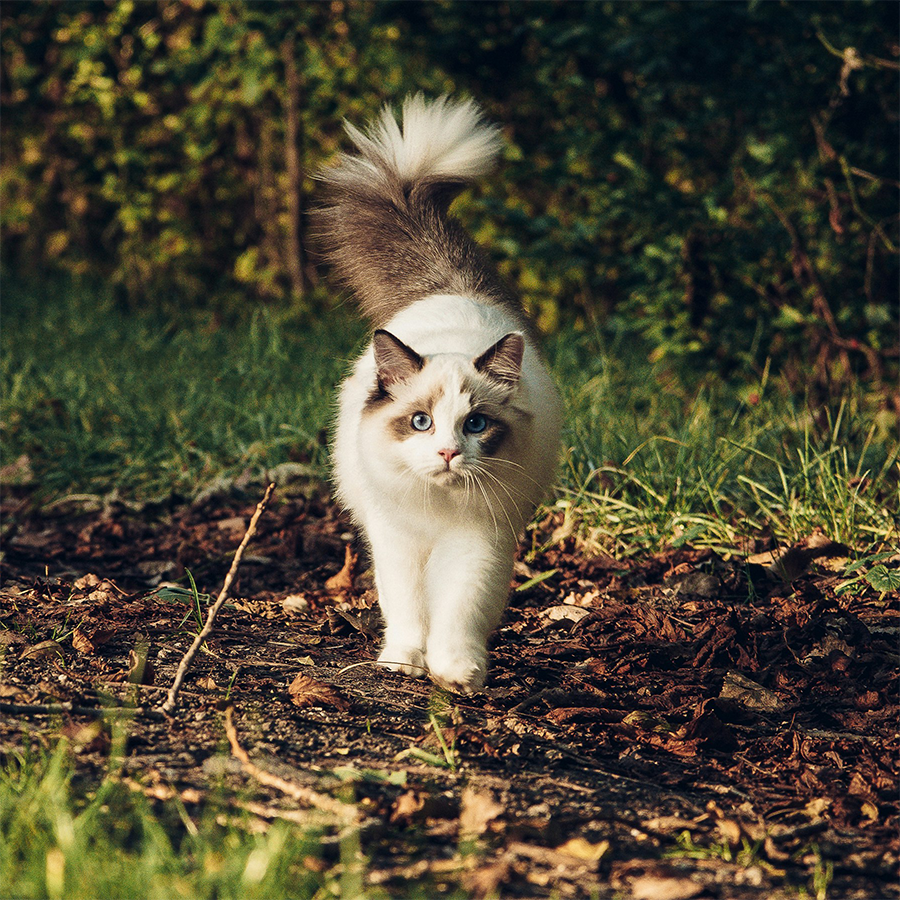
#> input picture testimg/meow_900p.bmp, 900 x 900 px, found by its file name
$ python DCT.py
#> lines starting #> are read from the running program, lines starting #| are printed output that depends on the picture
import numpy as np
from PIL import Image
import cv2
import pickle

# DCT and IDCT


def dct_2d(matrix):
    return cv2.dct(np.float32(matrix))


def idct_2d(matrix):
    return cv2.idct(np.float32(matrix))

# Quantization and Dequantization


def quantize(block, q_matrix):
    return np.round(block / q_matrix)


def dequantize(block, q_matrix):
    return block * q_matrix

# Zigzag Scan


def zigzag(input_matrix):
    h, w = input_matrix.shape
    result = np.empty(h * w, dtype=input_matrix.dtype)
    index = -1
    bound = h + w - 1

    for k in range(bound):
        if k % 2 == 0:
            i = min(k, h - 1)
            while i >= 0 and k - i < w:
                index += 1
                result[index] = input_matrix[i, k - i]
                i -= 1
        else:
            j = min(k, w - 1)
            while j >= 0 and k - j < h:
                index += 1
                result[index] = input_matrix[k - j, j]
                j -= 1

    return result


def inverse_zigzag(input_vector, h, w):
    result = np.empty((h, w), dtype=input_vector.dtype)
    index = -1
    bound = h + w - 1

    for k in range(bound):
        if k % 2 == 0:
            i = min(k, h - 1)
            while i >= 0 and k - i < w:
                index += 1
                result[i, k - i] = input_vector[index]
                i -= 1
        else:
            j = min(k, w - 1)
            while j >= 0 and k - j < h:
                index += 1
                result[k - j, j] = input_vector[index]
                j -= 1

    return result

# Image to Blocks and Blocks to Image


def image_to_blocks(image):
    blocks = []
    width, height = image.size
    for i in range(0, width, 8):
        for j in range(0, height, 8):
            block = image.crop((i, j, i + 8, j + 8))
            blocks.append(np.array(block))
    return blocks


def blocks_to_image(blocks, width, height):
    image = Image.new('L', (width, height))
    k = 0
    for i in range(0, width, 8):
        for j in range(0, height, 8):
            block = Image.fromarray(np.uint8(blocks[k]))
            image.paste(block, (i, j))
            k += 1
    return image


# Quantization Matrix
Q_base = np.array([
    [16, 11, 10, 16, 24, 40, 51, 61],
    [12, 12, 14, 19, 26, 58, 60, 55],
    [14, 13, 16, 24, 40, 57, 69, 56],
    [14, 17, 22, 29, 51, 87, 80, 62],
    [18, 22, 37, 56, 68, 109, 103, 77],
    [24, 35, 55, 64, 81, 104, 113, 92],
    [49, 64, 78, 87, 103, 121, 120, 101],
    [72, 92, 95, 98, 112, 100, 103, 99]
])


def scale_quant_matrix(quality):
    if quality < 50:
        scale = 5000 / quality
    else:
        scale = 200 - 2 * quality
    q_matrix = np.floor((Q_base * scale + 50) / 100)
    q_matrix[q_matrix == 0] = 1  # prevent division by zero
    return q_matrix

# Encode image to .bin file


def encode_image_to_bin(image_path, bin_path, quality=50):
#> called with image_path = './testimg/meow_900p.bmp', bin_path = './output/compressed_dct_image.bin', quality = 95
    image = Image.open(image_path).convert('L')
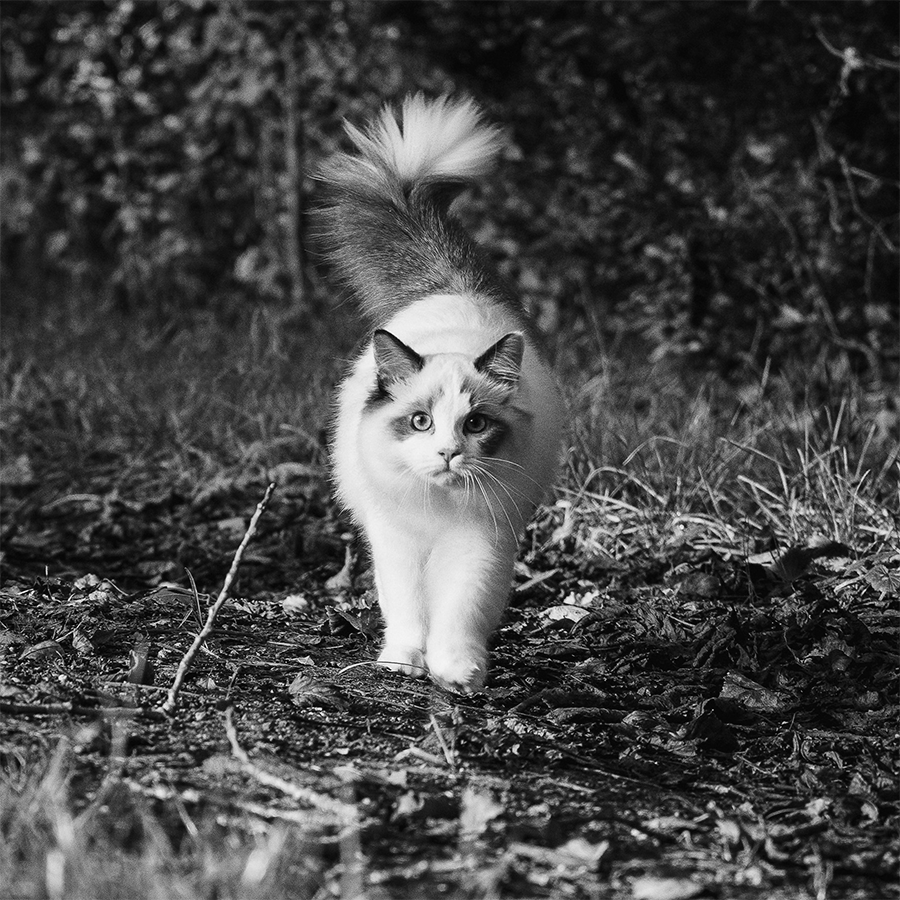
#> image: PIL image 900x900 L; min 0, max 255, mean 70.2
    width, height = image.size
#> width = 900; height = 900
    blocks = image_to_blocks(image)
#> after the loop in image_to_blocks, `for i in range(0, width, 8):`: blocks = 12769 items
#> blocks = 12769 items
    Q = scale_quant_matrix(quality)

    dct_blocks = []
    for block in blocks:
        dct_block = dct_2d(block - 128)
        q_block = quantize(dct_block, Q)
        zigzag_block = zigzag(q_block)
        dct_blocks.append(zigzag_block)
#> after the loop, dct_blocks = 12769 items

    with open(bin_path, 'wb') as bin_file:
        pickle.dump((dct_blocks, width, height), bin_file)

# Decode .bin file to image


def decode_bin_to_image(bin_path, output_image_path, quality=50):
#> called with bin_path = './output/compressed_dct_image.bin', output_image_path = './output/output_dct_image.bmp', quality = 50
    with open(bin_path, 'rb') as bin_file:
        dct_blocks, width, height = pickle.load(bin_file)

    Q = scale_quant_matrix(quality)
    blocks = []
    for dct_block in dct_blocks:
        q_block = inverse_zigzag(dct_block, 8, 8)
        dequant_block = dequantize(q_block, Q)
        idct_block = idct_2d(dequant_block) + 128
        blocks.append(np.clip(idct_block, 0, 255).astype(np.uint8))
#> after the loop, blocks = 12769 items

    image = blocks_to_image(blocks, width, height)
#> in blocks_to_image, `image = Image.new('L', (width, height))`: image: PIL image 900x900 L; every value is 0
#> after the loop in blocks_to_image, `for i in range(0, width, 8):`:
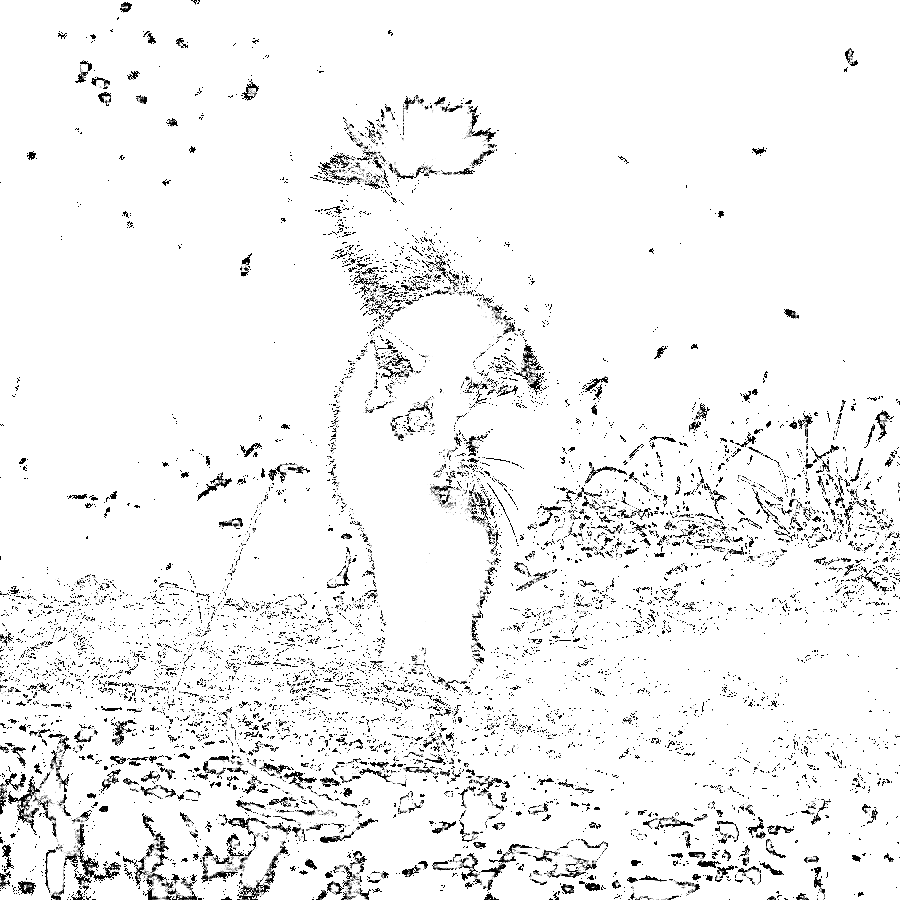
#> image: PIL image 900x900 L; min 0, max 255, mean 241.7
#> after the loop in blocks_to_image, `for i in range(0, width, 8):`: k = 12769
    image.save(output_image_path)


# Example usage
if __name__ == "__main__":
    input_image_path = './testimg/meow_900p.bmp'
    compressed_bin_path = './output/compressed_dct_image.bin'
    output_image_path = './output/output_dct_image.bmp'
    # Adjust the quality between 1 (worst) to 95 (best)
    compression_quality = 95

    encode_image_to_bin(
        input_image_path, compressed_bin_path, compression_quality)
    decode_bin_to_image(compressed_bin_path, output_image_path)

$ run again, with testimg/meow2_400p.jpg saved as testimg/meow_900p.bmp
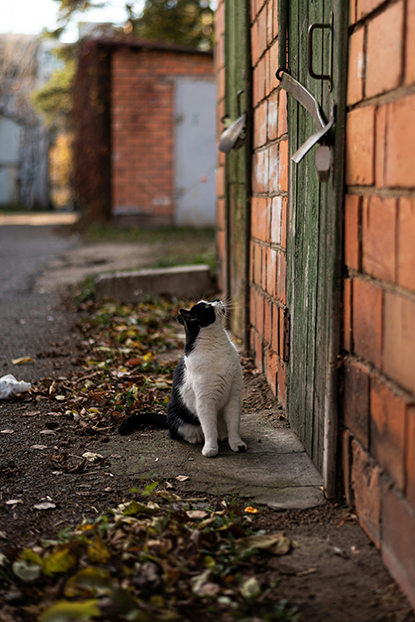
#> input picture testimg/meow2_400p.jpg, 415 x 622 px, found by its file name
#> in encode_image_to_bin, `image = Image.open(image_path).convert('L')`:
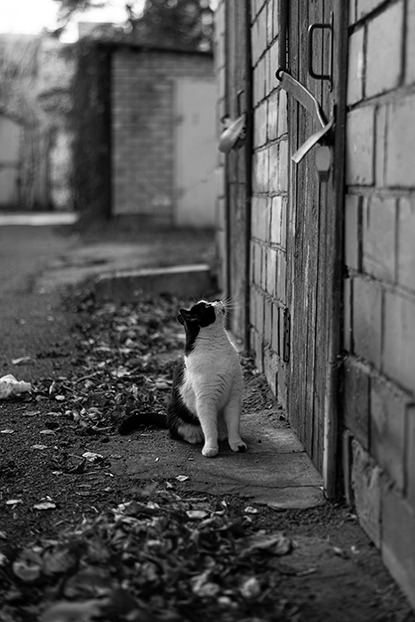
#> image: PIL image 415x622 L; min 0, max 255, mean 84.6
#> after the loop in image_to_blocks, `for i in range(0, width, 8):`: blocks = 4056 items
#> after the loop in blocks_to_image, `for i in range(0, width, 8):`:
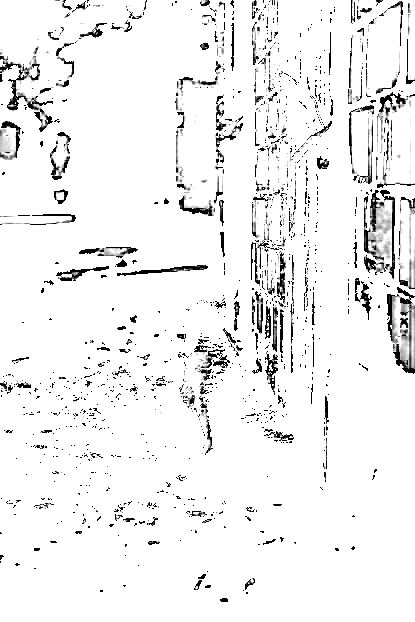
#> image: PIL image 415x622 L; min 0, max 255, mean 239.8
#> after the loop in blocks_to_image, `for i in range(0, width, 8):`: k = 4056

$ run again, with testimg/meow_400p.jpg saved as testimg/meow_900p.bmp
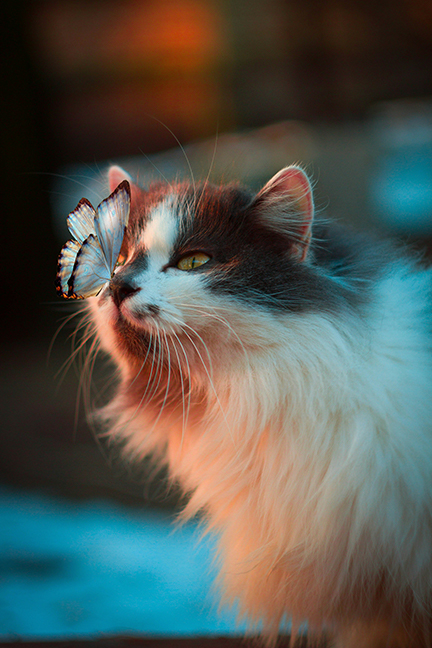
#> input picture testimg/meow_400p.jpg, 432 x 648 px, found by its file name
#> in encode_image_to_bin, `image = Image.open(image_path).convert('L')`:
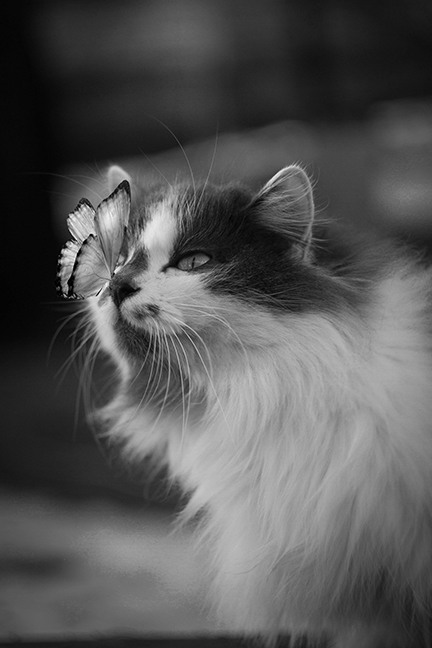
#> image: PIL image 432x648 L; min 0, max 249, mean 85
#> after the loop in image_to_blocks, `for i in range(0, width, 8):`: blocks = 4374 items
#> after the loop in blocks_to_image, `for i in range(0, width, 8):`:
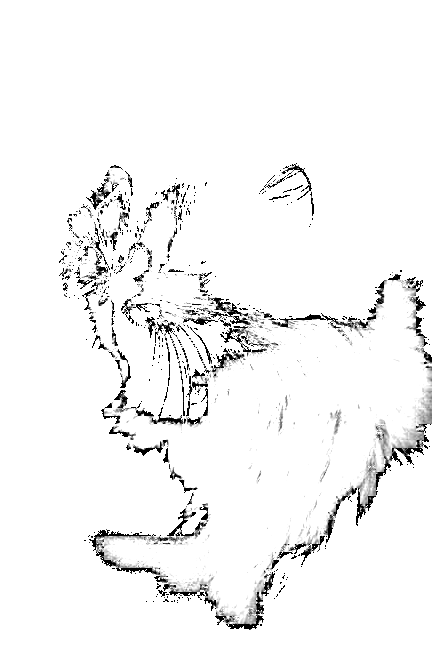
#> image: PIL image 432x648 L; min 0, max 255, mean 244.7
#> after the loop in blocks_to_image, `for i in range(0, width, 8):`: k = 4374
